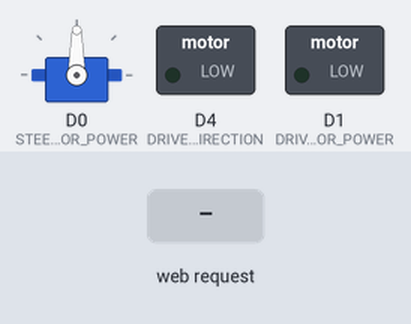
This sketch was run on a simulated ESP8266 (NodeMCU). On the bench: servo, switched loads named in the sketch (green lamp = pin HIGH). The inputs (shaded band) are chosen by the test bench. WiFi joins after 1.5 s; servers stay silent unless stated; what the sketch prints to the serial monitor is not drawn.

Above: at 4.2 s.
4.3 s: HTTP request GET /forward received
At 5.0 s:
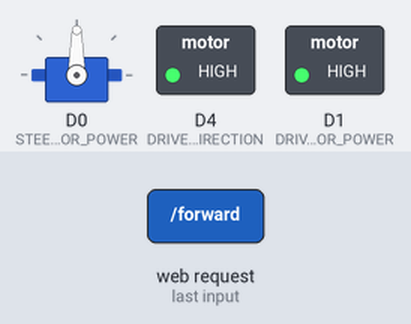
5.8 s: HTTP request GET /back received
At 6.2 s:
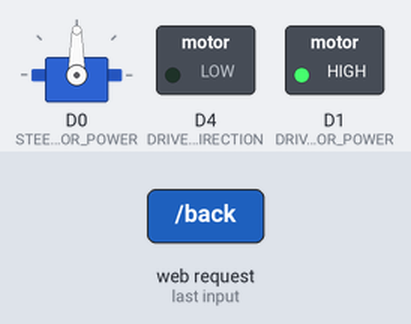
7.3 s: HTTP request GET /right received
At 8.5 s:
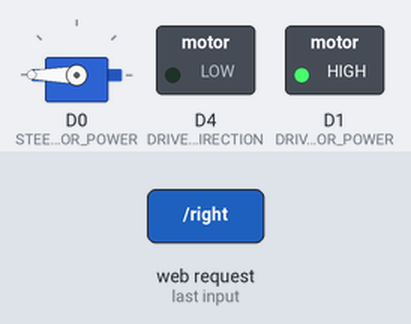
8.8 s: HTTP request GET /driveStop received
At 9.7 s:
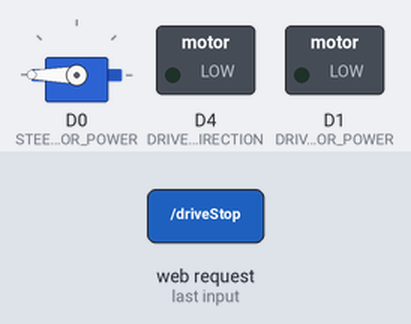
10.3 s: HTTP request GET /left received
At 10.8 s:
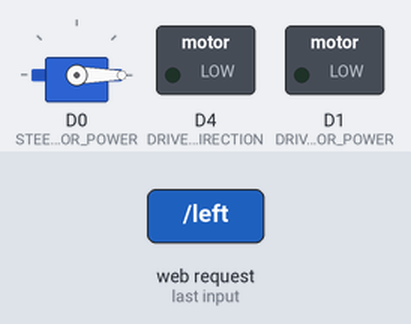
11.8 s: HTTP request GET /forward received
At 13.2 s:
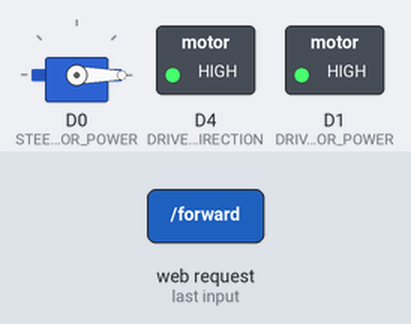
Timing chart, 0 to 14.3 s (numbered marks = the images above; inputs shaded):
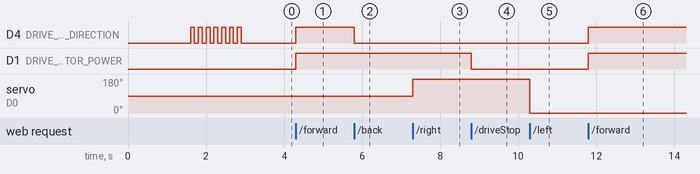

The sketch:

MotorWeb.ino
```cpp
#include <ESP8266WiFi.h>
#include <WiFiClient.h>
#include <ESP8266WebServer.h>
#include <ESP8266mDNS.h>
#include <Servo.h>

#define DRIVE_MOTOR_POWER D1           // If the motor does not spin or does funky rotation, try changing the pin number
#define DRIVE_MOTOR_DIRECTION D4

#define STEER_MOTOR_POWER D0

int drivePower = 1023;                 //Set the motor speed 1023 is maximum
uint8_t driveDirection = HIGH;         //If the motor is spinning in opposite direction, change "HIGH" to "LOW"

Servo steerServo;
int steerAngle = 90;

const char* ssid = "poco";             //Change the network name here
const char* password = "password";     //change the password as per your network, if the network does not have one, remove the line or add "//" at the start of the line

ESP8266WebServer server(80);

const char *webpage =
#include "motorPage.h"                 //if you are to change the name of the motorPage change it here aswell
;

void handleRoot() {
  server.send(200, "text/html", webpage);
}

void handleNotFound(){
  String message = "File Not Found\n\n";
  message += "URI: ";
  message += server.uri();
  message += "\nMethod: ";
  message += (server.method() == HTTP_GET)?"GET":"POST";
  message += "\nArguments: ";
  message += server.args();
  message += "\n";
  for (uint8_t i=0; i<server.args(); i++){
    message += " " + server.argName(i) + ": " + server.arg(i) + "\n";
  }
  server.send(404, "text/plain", message);
}

void setup(void){

  pinMode(DRIVE_MOTOR_POWER, OUTPUT);
  pinMode(DRIVE_MOTOR_DIRECTION, OUTPUT);
  steerServo.attach(STEER_MOTOR_POWER);
  steerServo.write(steerAngle);
  pinMode(LED_BUILTIN, OUTPUT);

  WiFi.mode(WIFI_STA);
  WiFi.disconnect();
  delay(100);

  Serial.begin(115200);                    //Set the baude rate
  WiFi.begin(ssid,password);               //If the network does not have a password, remove ",password"
  Serial.println("");

  // Wait for connection
  while (WiFi.status() != WL_CONNECTED) {
    delay(500);
    Serial.print(".");
  }
  Serial.println("");
  Serial.print("Connected to ");
  Serial.println(ssid);
  Serial.print("IP address: ");
  Serial.println(WiFi.localIP());
{
  digitalWrite(LED_BUILTIN, HIGH);  //This here is just indicate that the ESP 8266 is connected to the network, you can remove if not required the light blinks multiple times
  delay(100);
  digitalWrite(LED_BUILTIN, LOW);
  delay(100);
  digitalWrite(LED_BUILTIN, HIGH);
  delay(100);
  digitalWrite(LED_BUILTIN, LOW);
  delay(100);
  digitalWrite(LED_BUILTIN, HIGH);
  delay(100);
  digitalWrite(LED_BUILTIN, LOW);
  delay(100);
  digitalWrite(LED_BUILTIN, HIGH);
  delay(100);
  digitalWrite(LED_BUILTIN, LOW);
  delay(100);
  digitalWrite(LED_BUILTIN, HIGH);
  delay(100);
  digitalWrite(LED_BUILTIN, LOW);
  delay(100);
  digitalWrite(LED_BUILTIN, HIGH);
  delay(100);
  digitalWrite(LED_BUILTIN, LOW);
  delay(100);
  digitalWrite(LED_BUILTIN, HIGH);
  delay(100);
  digitalWrite(LED_BUILTIN, LOW);
  delay(100);
}

  if (MDNS.begin("WifiCar")) {
    Serial.println("MDNS Responder Started");
  }

  server.on("/", handleRoot);

  server.on("/forward", [](){
    Serial.println("forward");
    analogWrite(DRIVE_MOTOR_POWER, drivePower);
    digitalWrite(DRIVE_MOTOR_DIRECTION, driveDirection);
    server.send(200, "text/plain", "forward");
  });
  server.on("/driveStop", [](){
    Serial.println("driveStop");
    analogWrite(DRIVE_MOTOR_POWER, 0);
    server.send(200, "text/plain", "driveStop");
  });
  server.on("/back", [](){
    Serial.println("back");
    analogWrite(DRIVE_MOTOR_POWER, drivePower);
    digitalWrite(DRIVE_MOTOR_DIRECTION, !driveDirection);
    server.send(200, "text/plain", "back");
  });
  server.on("/right", [](){
    Serial.println("right");                                      //Your servo might need to be caliberated and the orientation might not be correct
    steerAngle = 180;                                             // Adjust this angle for right as needed
    steerServo.write(steerAngle);
    server.send(200, "text/plain", "right");
  });
  server.on("/left", [](){
    Serial.println("left");
    steerAngle = 0;                                               // Adjust this angle for left steer as needed
    steerServo.write(steerAngle);
    server.send(200, "text/plain", "left");
  });
  server.on("/steerStop", [](){
    Serial.println("steerStop");
    steerAngle = 90;                                              // Set the center position, initially it will be 90
    steerServo.write(steerAngle);
    server.send(200, "text/plain", "steerStop");
  });

  server.onNotFound(handleNotFound);
  server.begin();
  Serial.println("HTTP Server Started");
}

void loop(void){
  server.handleClient();
}
```

motorPage.h
```cpp
R"(
<!DOCTYPE html>
<html>
  <head>
    <meta charset="utf-8">
    <meta http-equiv="X-UA-Compatible" content="IE=edge">
    <meta name="viewport" content="width=device-width, initial-scale=1.0, maximum-scale=1.0, user-scalable=no" />
    <link rel="stylesheet" href="https://maxcdn.bootstrapcdn.com/bootstrap/3.3.7/css/bootstrap.min.css">
  </head>
  <body>
    <div class="container-fluid">
      <div class="col-xs-12"  style="height: 100vh">
        <div class="row" style="height: 33.33%; padding-top: 1em; padding-bottom:1em">
          <div class="col-xs-8" ></div>
          <div class="col-xs-4" style="text-align: center; height: 100%">
            <button id="drive" type="button" class="btn btn-default" style="height: 100%; width: 100%" onmousedown='makeAjaxCall("forward")' onmouseup='makeAjaxCall("driveStop")' ontouchstart='makeAjaxCall("forward")' ontouchend='makeAjaxCall("driveStop")'>Drive</button>
          </div>
        </div>
        <div class="row" style="height: 33.33%; padding-bottom:1em">
          <div class="col-xs-4" style="height: 100%; text-align: center">
            <button id="left" type="button" class="btn btn-default" style="height: 100%; width: 100%" onmousedown='makeAjaxCall("left")' onmouseup='makeAjaxCall("steerStop")' ontouchstart='makeAjaxCall("left")' ontouchend='makeAjaxCall("steerStop")'>Left</button>
          </div>
          <div class="col-xs-4" style="height: 100%; text-align: center">
            <button id="right" type="button" class="btn btn-default" style="height: 100%; width: 100%" onmousedown='makeAjaxCall("right")' onmouseup='makeAjaxCall("steerStop")' ontouchstart='makeAjaxCall("right")' ontouchend='makeAjaxCall("steerStop")'>Right</button>
          </div>
          <div class="col-xs-4" ></div>
        </div>
        <div class="row" style="height: 33.33%; padding-bottom:1em">
          <div class="col-xs-8" ></div>
          <div class="col-xs-4" style="height: 100%; text-align: center">
            <button id="back" type="button" class="btn btn-default" style="height: 100%; width: 100%" onmousedown='makeAjaxCall("back")' onmouseup='makeAjaxCall("driveStop")' ontouchstart='makeAjaxCall("back")' ontouchend='makeAjaxCall("driveStop")'>Back</button>
          </div>
        </div>
      </div>
    </div>
    <script src="https://ajax.googleapis.com/ajax/libs/jquery/1.12.4/jquery.min.js"></script>
    <script src="https://maxcdn.bootstrapcdn.com/bootstrap/3.3.7/js/bootstrap.min.js"></script>
    <script> function makeAjaxCall(url){$.ajax({"url": url})}</script>
    <script>
       document.addEventListener('keydown', function(event) {
          if(event.keyCode == 65) {
              //Left Arrow
              makeAjaxCall("left");
          }
          else if(event.keyCode == 68) {
              //Right Arrow
              makeAjaxCall("right");
          } else if(event.keyCode == 87) {
              //Up Arrow
              makeAjaxCall("forward");
          } else if(event.keyCode == 83) {
              //Down Arrow
              makeAjaxCall("back");
          }
      });

      document.addEventListener('keyup', function(event) {
          if(event.keyCode == 65 ||event.keyCode == 68 ) {
              //Left or Right Arrow
              makeAjaxCall("steerStop");
          }
          else if(event.keyCode == 87 ||event.keyCode == 83 ) {
              //Up or Down Arrow
              makeAjaxCall("driveStop");
          }
      });
    </script>
  </body>
</html>

)"
```

Measured:
- after the input at 4.3 s, D4 (DRIVE_MOTOR_DIRECTION), D1 (DRIVE_MOTOR_POWER): LOW → HIGH at once
- after the input at 5.8 s, D4 (DRIVE_MOTOR_DIRECTION): HIGH → LOW at once
- after the input at 7.3 s, servo on D0 (STEER_MOTOR_POWER): 90° → 180° at once
- after the input at 8.8 s, D1 (DRIVE_MOTOR_POWER): HIGH → LOW at once
- after the input at 10.3 s, servo on D0 (STEER_MOTOR_POWER): 180° → 0° at once
- after the input at 11.8 s, D4 (DRIVE_MOTOR_DIRECTION), D1 (DRIVE_MOTOR_POWER): LOW → HIGH at once
